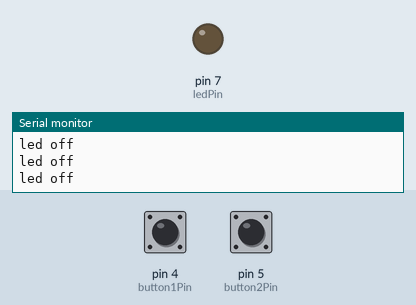
A sketch run on a simulated Arduino Uno, built with avr-gcc and run on an emulated ATmega328P. Parts: output pins drawn as LEDs (lit = HIGH), the last lines printed to the serial monitor. Dashed ring = blinking. Inputs (shaded band) come from the test bench; at power-on: pin 5 (button2Pin) LOW, pin 4 (button1Pin) LOW.

Above: at 1.2 s.
1.3 s: pin 5 (button2Pin) pulled HIGH for 3.2 s
At 1.7 s:
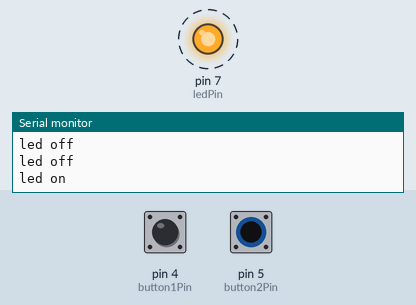
6.3 s: pin 5 (button2Pin) pulsed HIGH 5 times (0.12 s each, 0.3 s apart)
At 6.7 s:
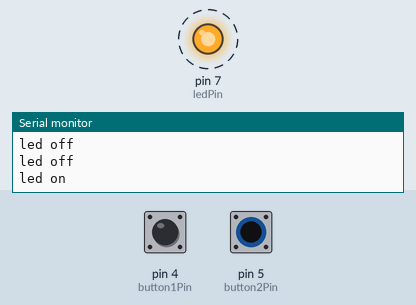
10.8 s: pin 5 (button2Pin) pulled HIGH for 0.15 s
At 11.2 s:
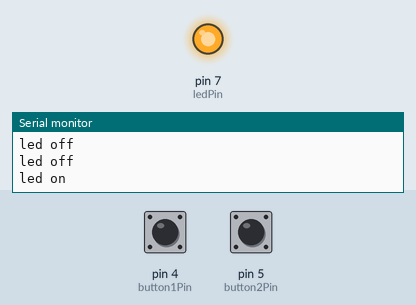
13.9 s: pin 5 (button2Pin) pulsed HIGH 2 times (0.12 s each, 0.3 s apart)
At 15.6 s:
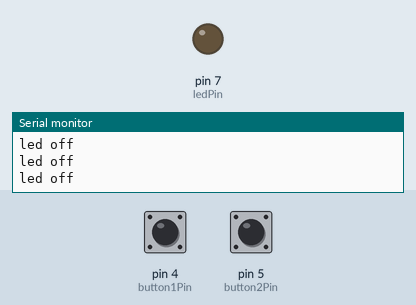
17.5 s: pin 5 (button2Pin) pulled HIGH for 1 s
At 17.9 s:
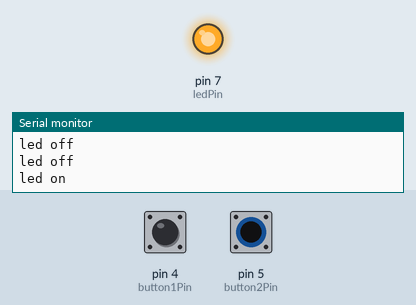
Timing chart, 0 to 20.5 s (numbered marks = the images above; inputs shaded):
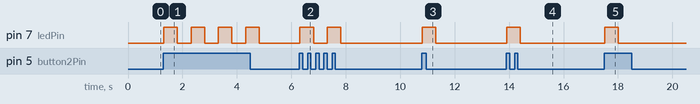

The sketch:

step_7-make_led_blink.ino
```cpp
/*
 * Set up variables for pins
 */
int button1Pin = 4;
int button2Pin = 5;

int ledPin = 7;

/*
 * Variables for button states
 */
int button1State = 0;    //button not pushed by default
int button2State = 0;   //button not pushed by default

void setup() {
  //set up pins for buttons
  pinMode(button1Pin, INPUT);
  pinMode(button2Pin, INPUT);

  //set up pins for led
  pinMode(ledPin, OUTPUT);

  //Open up the serial port
  Serial.begin(9600);
}

void loop() {

  //check if the buttons are pushed
  button1State = digitalRead(button1Pin);
  button2State = digitalRead(button2Pin);

  /*
   * Make an LED blink on when the button is pushed
   */
  if(button2State == HIGH) {

    turnLEDOn();        //turn on the LED
    delay(500);         //wait 500ms

    turnLEDOff();        //turn ooff the LED
    delay(500);         //wait 500ms

  } else {

    //turn on the LED
    turnLEDOff();

  }

}

/*
 * Turn on the LED and print a message in the Serial monitor.
 */
void turnLEDOn() {
    Serial.println("led on");     //print "led on"
    digitalWrite(ledPin,HIGH);    //turn on the LED
}

/*
 * Turn off the LED and print a message in the Serial monitor.
 */
void turnLEDOff() {
    Serial.println("led off");    //print "led off"
    digitalWrite(ledPin,LOW);     //turn off the LED
}
```

Measured:
- after the input at 1.3 s, pin 7 (ledPin): alternates HIGH for 0.50 s and LOW for 0.50 s, 8 changes in all, then stays LOW, starting at once
- after the input at 6.3 s, pin 7 (ledPin): alternates HIGH for 0.50 s and LOW for 0.50 s, 4 changes in all, then stays LOW, starting at once
- after the input at 10.8 s, pin 7 (ledPin): LOW → HIGH at once, → LOW 0.50 s later
- after the input at 13.9 s, pin 7 (ledPin): LOW → HIGH at once, → LOW 0.50 s later
- after the input at 17.5 s, pin 7 (ledPin): LOW → HIGH at once, → LOW 0.50 s later
